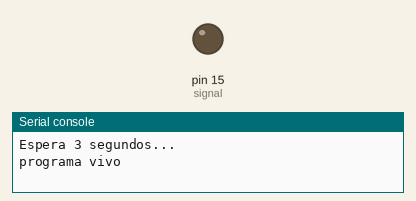
Recording of a program running on a simulated MicroPython board. On the bench: output pins drawn as LEDs (lit = HIGH), the last lines printed to the serial console.

Above: at 0.1 s.
At 3.1 s:
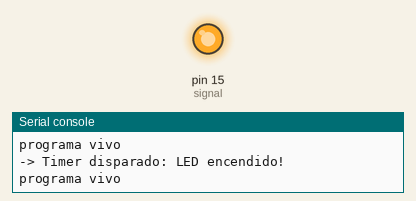
Timing chart, 0 to 4.6 s (numbered marks = the images above):
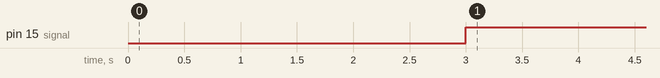

Measured:
- by itself, pin 15 (signal): LOW → HIGH at 3.0 s

The program:

timer_signal.py
```python
from machine import Pin, Timer
from time import sleep_ms

signal = Pin(15, Pin.OUT)
timer = Timer(-1)

def encender(t):
    signal.on()
    print("-> Timer disparado: LED encendido!")

signal.off()
print("Espera 3 segundos...")
timer.init(mode=Timer.ONE_SHOT, period=3000, callback=encender)

while True:
    print("programa vivo")
    sleep_ms(500)
```
